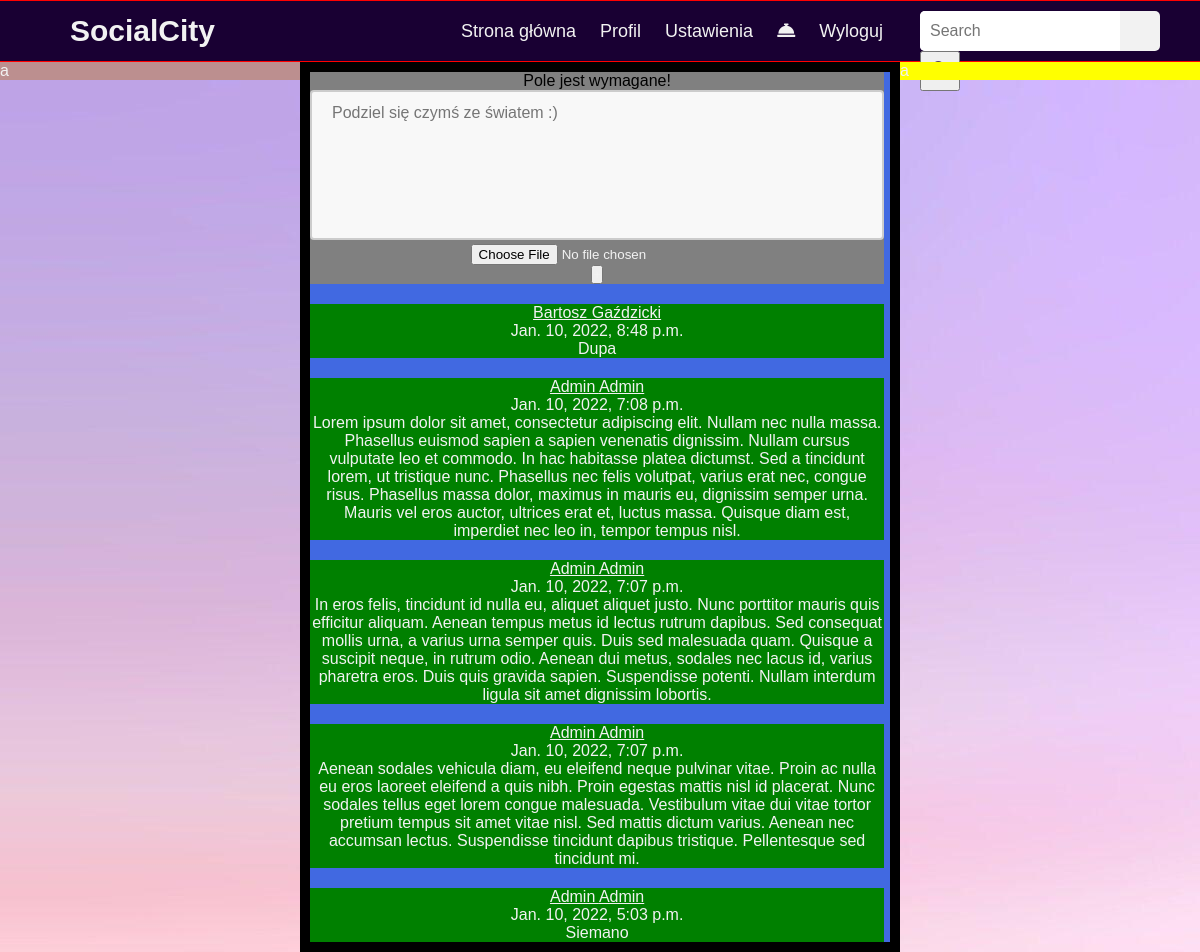
Screenshot of / (signed in) with the database file from the repository.
### Posts/models.py (models this page shows, shortened)
class Post(models.Model):
    user = models.ForeignKey(User, on_delete=models.CASCADE)
    content = models.CharField(max_length=500)
    photo = models.ImageField(upload_to='post_photos', null=True)
    date = models.DateTimeField(default=timezone.now)
    likes = models.ManyToManyField(User, related_name='post_likes', blank=True)
    dislikes = models.ManyToManyField(User, related_name='post_dislikes', blank=True)

### Pages/views.py (the view)
# urls.py: path('', home_page, name='home-view'),
def home_page(request):
    if not request.user.is_authenticated:
        return redirect('/landing')
    form = PostForm(request.POST or None, request.FILES)
    queryset = Post.objects.all().order_by('-date')
    if form.is_valid():
        new_post = form.save(commit=False)
        new_post.user = request.user
        new_post.save()
    context = {
        "form": form,
        "queryset": queryset
    }
    return render(request, "home_view.html", context)

### Posts/forms.py
class PostForm(forms.ModelForm):
    photo = forms.ImageField(label='',required=False)
    content = forms.CharField(label='',
    error_messages={
        'required': 'Pole jest wymagane!'
    },
    widget=forms.Textarea(attrs={
        'rows': '5',
        'placeholder': 'Podziel się czymś ze światem :)'
    }))
    class Meta:
        model = Post
        fields = ('content', 'photo')

### Accounts/models.py (called while the page is built)
    def get_absolute_url(self):
        return reverse('accounts:profile-view', kwargs={'my_id': self.id})

### Pages/templates/home_view.html (shortened to what this page needs)
{%extends 'base.html'%}
{%block navbar%}
{%include "navbar.html" %}
{%endblock%}
{%block content%}
<div class="leftpane">a</div>
<div class="middlepane">
    <div class="new_post">
        <form action="." method="POST" enctype="multipart/form-data">{%csrf_token%}
            {{form.as_p}}
            <input type="submit" value="+"/>
        </form>
    </div>
    {%for instance in queryset%}
    <div class="post_list">
        <p><a href="{{instance.user.account.get_absolute_url}}">{{instance.user.first_name}} {{instance.user.last_name}}</a></p>
        <p>{{instance.date}}</p>
        <p>{{instance.content}}</p>
    </div>
    {%endfor%}
</div>
<div class="rightpane"> a</div>
{%endblock%}

### static/css/style.css (style rules this page uses)
body { background: url("/static/images/background.jpg"); background-repeat: no-repeat; background-attachment: fixed; }
.leftpane { width: 25%; height: 100%; float: left; background-color: rosybrown; border-collapse: collapse; }
.middlepane { text-align:center; border: 10px solid black; width: 50%; height: 100%; float: left; background-color: royalblue; border-collapse: collapse; }
.rightpane { width: 25%; height: 100%; position: relative; float: right; background-color: yellow; border-collapse: collapse; }
#id_content { color: black; width: 100%; height: 150px; padding: 12px 20px; box-sizing: border-box; border: 2px solid #ccc; border-radius: 4px; background-color: #f8f8f8; font-size: 16px; resize: none; }
.new_post { background: gray; width:99% }
.post_list { background:green; width:99%; margin-top:20px; word-wrap: break-word; }
ul.errorlist { list-style-type: none; }
ul.errorlist li { color: black; }
* { margin: 0; padding: 0; color: #f2f2f2; box-sizing: border-box; font-family: 'Montserrat', sans-serif; }

### rows the page displays
Post: user.first_name "Bartosz", user.last_name "Gaździcki", date "Jan. 10, 2022, 8:48 p.m.", content "Dupa"
Post: user.first_name "Admin", user.last_name "Admin", date "Jan. 10, 2022, 7:08 p.m.", content "Lorem ipsum dolor sit amet, consectetur adipiscing elit. Nullam nec nulla massa. Phasellus euismod sapien a sapien venenatis dignissim. Nullam cursus vulputate leo et commodo. In hac habitasse platea dictumst. Sed a tincidunt lorem, ut tristique nunc. Phasellus nec felis volutpat, varius erat nec, congue risus. Phasellus massa dolor, maximus in mauris eu, dignissim semper urna. Mauris vel eros auctor, ultrices erat et, luctus massa. Quisque diam est, imperdiet nec leo in, tempor tempus nisl."
Post: user.first_name "Admin", user.last_name "Admin", date "Jan. 10, 2022, 7:07 p.m.", content "In eros felis, tincidunt id nulla eu, aliquet aliquet justo. Nunc porttitor mauris quis efficitur aliquam. Aenean tempus metus id lectus rutrum dapibus. Sed consequat mollis urna, a varius urna semper quis. Duis sed malesuada quam. Quisque a suscipit neque, in rutrum odio. Aenean dui metus, sodales nec lacus id, varius pharetra eros. Duis quis gravida sapien. Suspendisse potenti. Nullam interdum ligula sit amet dignissim lobortis."
Post: user.first_name "Admin", user.last_name "Admin", date "Jan. 10, 2022, 7:07 p.m.", content "Aenean sodales vehicula diam, eu eleifend neque pulvinar vitae. Proin ac nulla eu eros laoreet eleifend a quis nibh. Proin egestas mattis nisl id placerat. Nunc sodales tellus eget lorem congue malesuada. Vestibulum vitae dui vitae tortor pretium tempus sit amet vitae nisl. Sed mattis dictum varius. Aenean nec accumsan lectus. Suspendisse tincidunt dapibus tristique. Pellentesque sed tincidunt mi."
Post: user.first_name "Admin", user.last_name "Admin", date "Jan. 10, 2022, 5:03 p.m.", content "Siemano"
